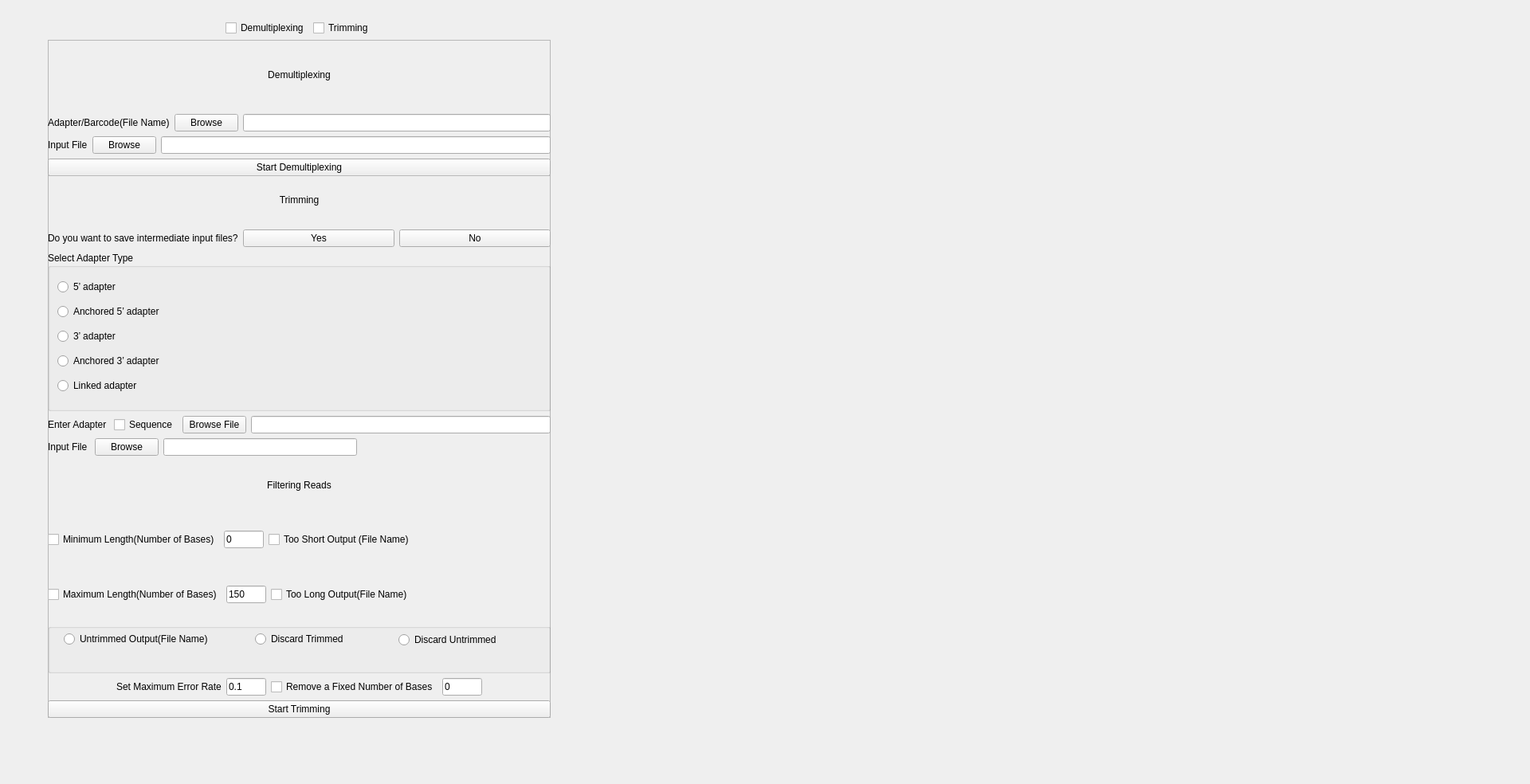
<?xml version="1.0" encoding="UTF-8"?>
<ui version="4.0">
 <class>MainWindow</class>
 <widget class="QMainWindow" name="MainWindow">
  <property name="geometry">
   <rect>
    <x>0</x>
    <y>0</y>
    <width>1920</width>
    <height>984</height>
   </rect>
  </property>
  <property name="windowTitle">
   <string>MainWindow</string>
  </property>
  <widget class="QWidget" name="centralwidget">
   <widget class="QFrame" name="frame">
    <property name="geometry">
     <rect>
      <x>60</x>
      <y>50</y>
      <width>631</width>
      <height>171</height>
     </rect>
    </property>
    <property name="autoFillBackground">
     <bool>false</bool>
    </property>
    <property name="frameShape">
     <enum>QFrame::StyledPanel</enum>
    </property>
    <property name="frameShadow">
     <enum>QFrame::Raised</enum>
    </property>
    <property name="lineWidth">
     <number>1</number>
    </property>
    <widget class="QWidget" name="verticalLayoutWidget_2">
     <property name="geometry">
      <rect>
       <x>0</x>
       <y>0</y>
       <width>631</width>
       <height>171</height>
      </rect>
     </property>
     <layout class="QVBoxLayout" name="verticalLayout_2">
      <item>
       <widget class="QLabel" name="label_10">
        <property name="text">
         <string>Demultiplexing</string>
        </property>
        <property name="alignment">
         <set>Qt::AlignCenter</set>
        </property>
       </widget>
      </item>
      <item>
       <layout class="QHBoxLayout" name="horizontalLayout_8">
        <item>
         <widget class="QLabel" name="label_4">
          <property name="text">
           <string>Adapter/Barcode(File Name)</string>
          </property>
         </widget>
        </item>
        <item>
         <widget class="QPushButton" name="pushButton_6">
          <property name="text">
           <string>Browse</string>
          </property>
         </widget>
        </item>
        <item>
         <widget class="QLineEdit" name="lineEdit_3"/>
        </item>
       </layout>
      </item>
      <item>
       <layout class="QHBoxLayout" name="horizontalLayout_9">
        <item>
         <widget class="QLabel" name="label_6">
          <property name="text">
           <string>Input File</string>
          </property>
         </widget>
        </item>
        <item>
         <widget class="QPushButton" name="pushButton_2">
          <property name="text">
           <string>Browse</string>
          </property>
         </widget>
        </item>
        <item>
         <widget class="QLineEdit" name="lineEdit_5"/>
        </item>
       </layout>
      </item>
      <item>
       <widget class="QPushButton" name="pushButton_4">
        <property name="text">
         <string>Start Demultiplexing</string>
        </property>
       </widget>
      </item>
     </layout>
    </widget>
   </widget>
   <widget class="QWidget" name="layoutWidget">
    <property name="geometry">
     <rect>
      <x>60</x>
      <y>20</y>
      <width>631</width>
      <height>31</height>
     </rect>
    </property>
    <layout class="QHBoxLayout" name="horizontalLayout_3">
     <item>
      <spacer name="horizontalSpacer">
       <property name="orientation">
        <enum>Qt::Horizontal</enum>
       </property>
       <property name="sizeHint" stdset="0">
        <size>
         <width>40</width>
         <height>20</height>
        </size>
       </property>
      </spacer>
     </item>
     <item>
      <widget class="QCheckBox" name="checkBox_2">
       <property name="text">
        <string>Demultiplexing</string>
       </property>
      </widget>
     </item>
     <item>
      <widget class="QCheckBox" name="checkBox_5">
       <property name="text">
        <string>Trimming</string>
       </property>
      </widget>
     </item>
     <item>
      <spacer name="horizontalSpacer_2">
       <property name="orientation">
        <enum>Qt::Horizontal</enum>
       </property>
       <property name="sizeHint" stdset="0">
        <size>
         <width>40</width>
         <height>20</height>
        </size>
       </property>
      </spacer>
     </item>
    </layout>
   </widget>
   <widget class="QFrame" name="frame_2">
    <property name="geometry">
     <rect>
      <x>60</x>
      <y>220</y>
      <width>631</width>
      <height>681</height>
     </rect>
    </property>
    <property name="frameShape">
     <enum>QFrame::StyledPanel</enum>
    </property>
    <property name="frameShadow">
     <enum>QFrame::Raised</enum>
    </property>
    <widget class="QWidget" name="verticalLayoutWidget_3">
     <property name="geometry">
      <rect>
       <x>0</x>
       <y>0</y>
       <width>631</width>
       <height>681</height>
      </rect>
     </property>
     <layout class="QVBoxLayout" name="verticalLayout_4">
      <item>
       <widget class="QLabel" name="label_7">
        <property name="text">
         <string>Trimming</string>
        </property>
        <property name="alignment">
         <set>Qt::AlignCenter</set>
        </property>
       </widget>
      </item>
      <item>
       <layout class="QHBoxLayout" name="horizontalLayout_2">
        <item>
         <widget class="QLabel" name="label_3">
          <property name="text">
           <string>Do you want to save intermediate input files?</string>
          </property>
         </widget>
        </item>
        <item>
         <widget class="QPushButton" name="pushButton_7">
          <property name="text">
           <string>Yes</string>
          </property>
         </widget>
        </item>
        <item>
         <widget class="QPushButton" name="pushButton_8">
          <property name="text">
           <string>No</string>
          </property>
         </widget>
        </item>
       </layout>
      </item>
      <item>
       <widget class="QGroupBox" name="groupBox">
        <property name="minimumSize">
         <size>
          <width>0</width>
          <height>200</height>
         </size>
        </property>
        <property name="title">
         <string>Select Adapter Type</string>
        </property>
        <property name="flat">
         <bool>false</bool>
        </property>
        <property name="checkable">
         <bool>false</bool>
        </property>
        <layout class="QVBoxLayout" name="verticalLayout_5">
         <item>
          <widget class="QRadioButton" name="radioButton_2">
           <property name="text">
            <string>5’ adapter</string>
           </property>
          </widget>
         </item>
         <item>
          <widget class="QRadioButton" name="radioButton_5">
           <property name="text">
            <string>Anchored 5’ adapter</string>
           </property>
          </widget>
         </item>
         <item>
          <widget class="QRadioButton" name="radioButton">
           <property name="text">
            <string>3’ adapter</string>
           </property>
          </widget>
         </item>
         <item>
          <widget class="QRadioButton" name="radioButton_3">
           <property name="text">
            <string>Anchored 3’ adapter</string>
           </property>
          </widget>
         </item>
         <item>
          <widget class="QRadioButton" name="radioButton_6">
           <property name="text">
            <string>Linked adapter</string>
           </property>
          </widget>
         </item>
        </layout>
       </widget>
      </item>
      <item>
       <layout class="QHBoxLayout" name="horizontalLayout_16">
        <item>
         <widget class="QLabel" name="label_8">
          <property name="text">
           <string>Enter Adapter </string>
          </property>
         </widget>
        </item>
        <item>
         <widget class="QCheckBox" name="checkBox_3">
          <property name="text">
           <string>Sequence</string>
          </property>
         </widget>
        </item>
        <item>
         <widget class="QPushButton" name="pushButton">
          <property name="text">
           <string>Browse File</string>
          </property>
         </widget>
        </item>
        <item>
         <widget class="QLineEdit" name="lineEdit_6">
          <property name="text">
           <string/>
          </property>
         </widget>
        </item>
       </layout>
      </item>
      <item>
       <layout class="QHBoxLayout" name="horizontalLayout_17">
        <item>
         <widget class="QLabel" name="label_9">
          <property name="text">
           <string>Input File </string>
          </property>
         </widget>
        </item>
        <item>
         <widget class="QPushButton" name="pushButton_3">
          <property name="text">
           <string>Browse</string>
          </property>
         </widget>
        </item>
        <item>
         <widget class="QLineEdit" name="lineEdit_7"/>
        </item>
        <item>
         <spacer name="horizontalSpacer_9">
          <property name="orientation">
           <enum>Qt::Horizontal</enum>
          </property>
          <property name="sizeHint" stdset="0">
           <size>
            <width>40</width>
            <height>20</height>
           </size>
          </property>
         </spacer>
        </item>
       </layout>
      </item>
      <item>
       <widget class="QLabel" name="label_14">
        <property name="text">
         <string>Filtering Reads</string>
        </property>
        <property name="alignment">
         <set>Qt::AlignCenter</set>
        </property>
       </widget>
      </item>
      <item>
       <layout class="QHBoxLayout" name="horizontalLayout_18">
        <item>
         <widget class="QCheckBox" name="checkBox_4">
          <property name="text">
           <string>Minimum Length(Number of Bases)</string>
          </property>
         </widget>
        </item>
        <item>
         <widget class="QLineEdit" name="lineEdit_10">
          <property name="maximumSize">
           <size>
            <width>50</width>
            <height>16777215</height>
           </size>
          </property>
          <property name="text">
           <string>0</string>
          </property>
         </widget>
        </item>
        <item>
         <widget class="QCheckBox" name="checkBox_6">
          <property name="text">
           <string>Too Short Output (File Name)</string>
          </property>
         </widget>
        </item>
        <item>
         <widget class="QLabel" name="label_29">
          <property name="text">
           <string/>
          </property>
         </widget>
        </item>
       </layout>
      </item>
      <item>
       <layout class="QHBoxLayout" name="horizontalLayout_19">
        <item>
         <widget class="QCheckBox" name="checkBox_7">
          <property name="text">
           <string>Maximum Length(Number of Bases)</string>
          </property>
         </widget>
        </item>
        <item>
         <widget class="QLineEdit" name="lineEdit_12">
          <property name="maximumSize">
           <size>
            <width>50</width>
            <height>16777215</height>
           </size>
          </property>
          <property name="text">
           <string>150</string>
          </property>
         </widget>
        </item>
        <item>
         <widget class="QCheckBox" name="checkBox_8">
          <property name="text">
           <string>Too Long Output(File Name)</string>
          </property>
         </widget>
        </item>
        <item>
         <widget class="QLabel" name="label_30">
          <property name="text">
           <string/>
          </property>
         </widget>
        </item>
       </layout>
      </item>
      <item>
       <widget class="QGroupBox" name="groupBox_2">
        <property name="title">
         <string/>
        </property>
        <widget class="QRadioButton" name="radioButton_4">
         <property name="geometry">
          <rect>
           <x>20</x>
           <y>10</y>
           <width>201</width>
           <height>18</height>
          </rect>
         </property>
         <property name="text">
          <string>Untrimmed Output(File Name)</string>
         </property>
        </widget>
        <widget class="QRadioButton" name="radioButton_7">
         <property name="geometry">
          <rect>
           <x>260</x>
           <y>10</y>
           <width>131</width>
           <height>18</height>
          </rect>
         </property>
         <property name="text">
          <string>Discard Trimmed</string>
         </property>
        </widget>
        <widget class="QRadioButton" name="radioButton_8">
         <property name="geometry">
          <rect>
           <x>440</x>
           <y>10</y>
           <width>141</width>
           <height>20</height>
          </rect>
         </property>
         <property name="text">
          <string>Discard Untrimmed</string>
         </property>
        </widget>
       </widget>
      </item>
      <item>
       <layout class="QHBoxLayout" name="horizontalLayout_21">
        <item>
         <spacer name="horizontalSpacer_10">
          <property name="orientation">
           <enum>Qt::Horizontal</enum>
          </property>
          <property name="sizeHint" stdset="0">
           <size>
            <width>40</width>
            <height>20</height>
           </size>
          </property>
         </spacer>
        </item>
        <item>
         <widget class="QLabel" name="label_2">
          <property name="maximumSize">
           <size>
            <width>150</width>
            <height>16777215</height>
           </size>
          </property>
          <property name="text">
           <string>Set Maximum Error Rate</string>
          </property>
         </widget>
        </item>
        <item>
         <widget class="QLineEdit" name="lineEdit">
          <property name="maximumSize">
           <size>
            <width>50</width>
            <height>16777215</height>
           </size>
          </property>
          <property name="text">
           <string>0.1</string>
          </property>
         </widget>
        </item>
        <item>
         <widget class="QCheckBox" name="checkBox_10">
          <property name="text">
           <string>Remove a Fixed Number of Bases</string>
          </property>
         </widget>
        </item>
        <item>
         <widget class="QLineEdit" name="lineEdit_2">
          <property name="maximumSize">
           <size>
            <width>50</width>
            <height>16777215</height>
           </size>
          </property>
          <property name="text">
           <string>0</string>
          </property>
         </widget>
        </item>
        <item>
         <spacer name="horizontalSpacer_11">
          <property name="orientation">
           <enum>Qt::Horizontal</enum>
          </property>
          <property name="sizeHint" stdset="0">
           <size>
            <width>40</width>
            <height>20</height>
           </size>
          </property>
         </spacer>
        </item>
       </layout>
      </item>
      <item>
       <widget class="QPushButton" name="pushButton_5">
        <property name="text">
         <string>Start Trimming</string>
        </property>
       </widget>
      </item>
     </layout>
    </widget>
   </widget>
  </widget>
 </widget>
 <resources/>
 <connections/>
</ui>
